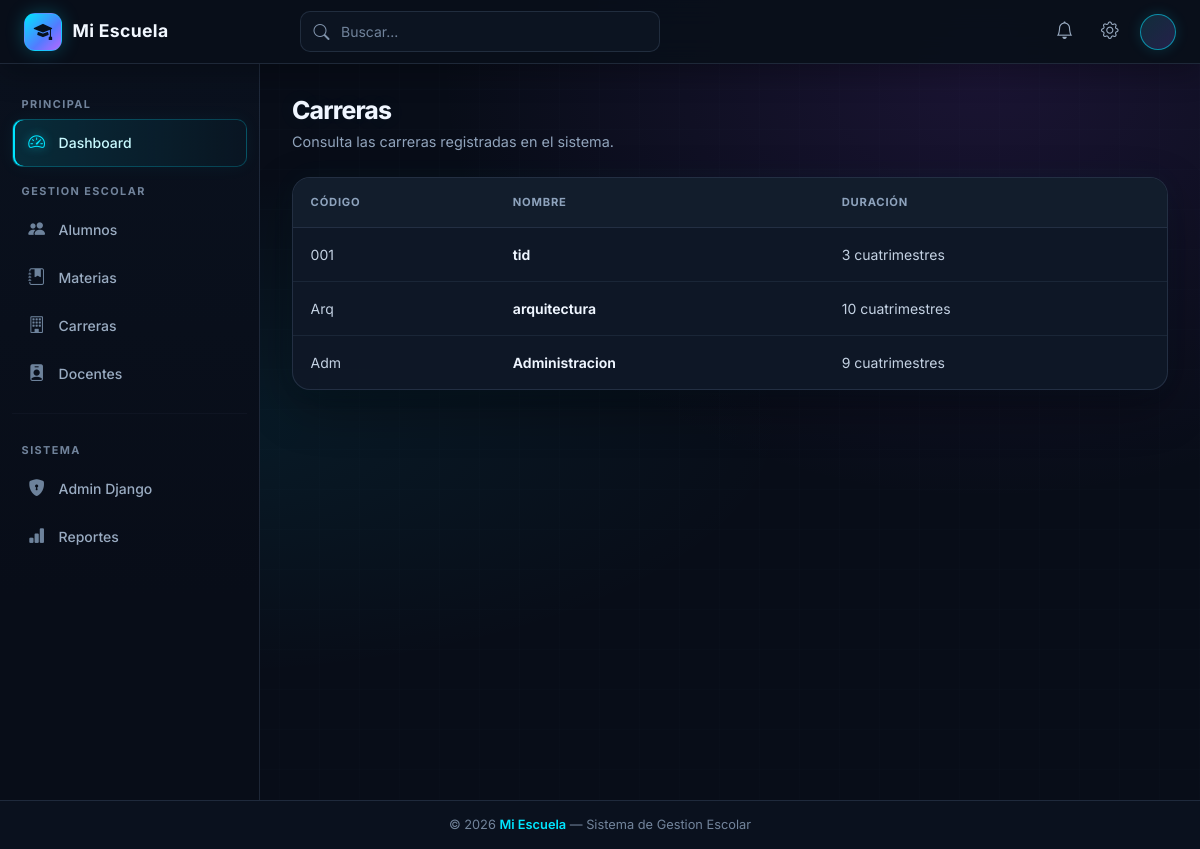
/alumnos/carreras/, run on the app's committed database.
### alumnos/models.py (models this page shows, shortened)
class Carrera(models.Model):
    codigo = models.CharField(verbose_name="Código de la carrera", max_length=10, unique=True)
    nombre = models.CharField(verbose_name="Nombre de la carrera", max_length=100)
    duracion = models.IntegerField(verbose_name="Duración en cuatrimestres")
    fecha_registro = models.DateTimeField(verbose_name="Fecha de registro", auto_now_add=True)

### alumnos/views.py (the view)
# urls.py: path('carreras/', views.lista_carreras, name='lista_carreras'),
def lista_carreras(request):
    carreras = Carrera.objects.all()
    return render(request, 'listacarreras.html', {'carreras': carreras})

### alumnos/templates/listacarreras.html (shortened to what this page needs)
{% extends 'base.html' %}
{% block contenido %}
<section class="students-page">
    <header class="students-header">
        <div>
            <h1 class="students-heading">Carreras</h1>
            <p class="students-description">Consulta las carreras registradas en el sistema.</p>
        </div>
    </header>
    <div class="students-table-card">
        <div class="students-table-wrap">
            <table class="students-table">
                <thead>
                    <tr>
                        <th scope="col">Código</th>
                        <th scope="col">Nombre</th>
                        <th scope="col">Duración</th>
                    </tr>
                </thead>
                <tbody>
                    {% for carrera in carreras %}
                    <tr>
                        <td>{{ carrera.codigo }}</td>
                        <td class="student-name">{{ carrera.nombre }}</td>
                        <td>{{ carrera.duracion }} cuatrimestres</td>
                    </tr>
                    {% endfor %}
                </tbody>
            </table>
        </div>
    </div>
</section>
{% endblock %}

### alumnos/static/alumnos/css/base.css (style rules this page uses)
:root { color-scheme: dark; --bg: #080d18; --surface: #101a29; --surface-raised: #152236; --line: rgba(137, 166, 204, 0.17); --text: #e8f1ff; --muted: #91a4bc; --cyan: #00e5ff; --purple: #b967ff; --pink: #ff5277; --sidebar-width: 260px; --navbar-height: 64px; --primary: var(--cyan); --primary-dark: #00b8d4; --sidebar-bg: var(--bg); --sidebar-hover: #111c2c; --sidebar-active: var(--cyan); --text-muted-sidebar: #71839b; --content-bg: var(--bg); }
* { box-sizing: border-box; }
html { min-width: 320px; scroll-behavior: smooth; }
body { display: flex; min-height: 100vh; flex-direction: column; margin: 0; background: radial-gradient(ellipse at 82% 8%, rgba(120, 55, 190, 0.16), transparent 34rem), radial-gradient(ellipse at 15% 50%, rgba(0, 190, 220, 0.08), transparent 38rem), repeating-linear-gradient(0deg, transparent 0, transparent 39px, rgba(103, 148, 190, 0.022) 40px), repeating-linear-gradient(90deg, transparent 0, transparent 39px, rgba(103, 148, 190, 0.022) 40px), var(--bg); color: var(--text); font-family: 'Inter', sans-serif; }
h1, h2, h3, h4, h5, h6 { color: #eff6ff; letter-spacing: -0.025em; }
.page-title, .students-heading { margin: 0; color: #f0f6ff; font-size: 1.55rem; font-weight: 750; letter-spacing: -0.035em; text-shadow: 0 0 22px rgba(0, 229, 255, 0.08); }
.form-card, .confirm-card, .detail-card, .students-table-card { width: min(100%, 800px); overflow: hidden; border: 1px solid var(--line); border-radius: 18px; background: rgba(15, 24, 39, 0.96); box-shadow: 0 18px 48px rgba(0, 0, 0, 0.3), 0 0 28px rgba(0, 229, 255, 0.035); }
.students-page { width: 100%; }
.students-header { display: flex; align-items: center; justify-content: space-between; gap: 1rem; margin-bottom: 1.5rem; }
.students-description { margin: 0.35rem 0 0; color: var(--muted); font-size: 0.9rem; }
.students-table-card { width: 100%; }
.students-table-wrap { overflow-x: auto; }
.students-table { width: 100%; min-width: 760px; border-collapse: collapse; color: #c4d2e3; font-size: 0.875rem; }
.students-table th { padding: 1rem 1.1rem; border-bottom: 1px solid var(--line); background: #121d2c; color: #8ea3bd; font-size: 0.7rem; font-weight: 700; letter-spacing: 0.07em; text-align: left; text-transform: uppercase; white-space: nowrap; }
.students-table td { padding: 1rem 1.1rem; border-top: 1px solid rgba(130, 165, 205, 0.1); vertical-align: middle; }
.students-table tbody tr { transition: background 0.15s; }
.student-name { color: #eff6ff; font-weight: 650; }

### data on the page
Carrera: codigo "001", nombre "tid", duracion "3"
Carrera: codigo "Arq", nombre "arquitectura", duracion "10"
Carrera: codigo "Adm", nombre "Administracion", duracion "9"
